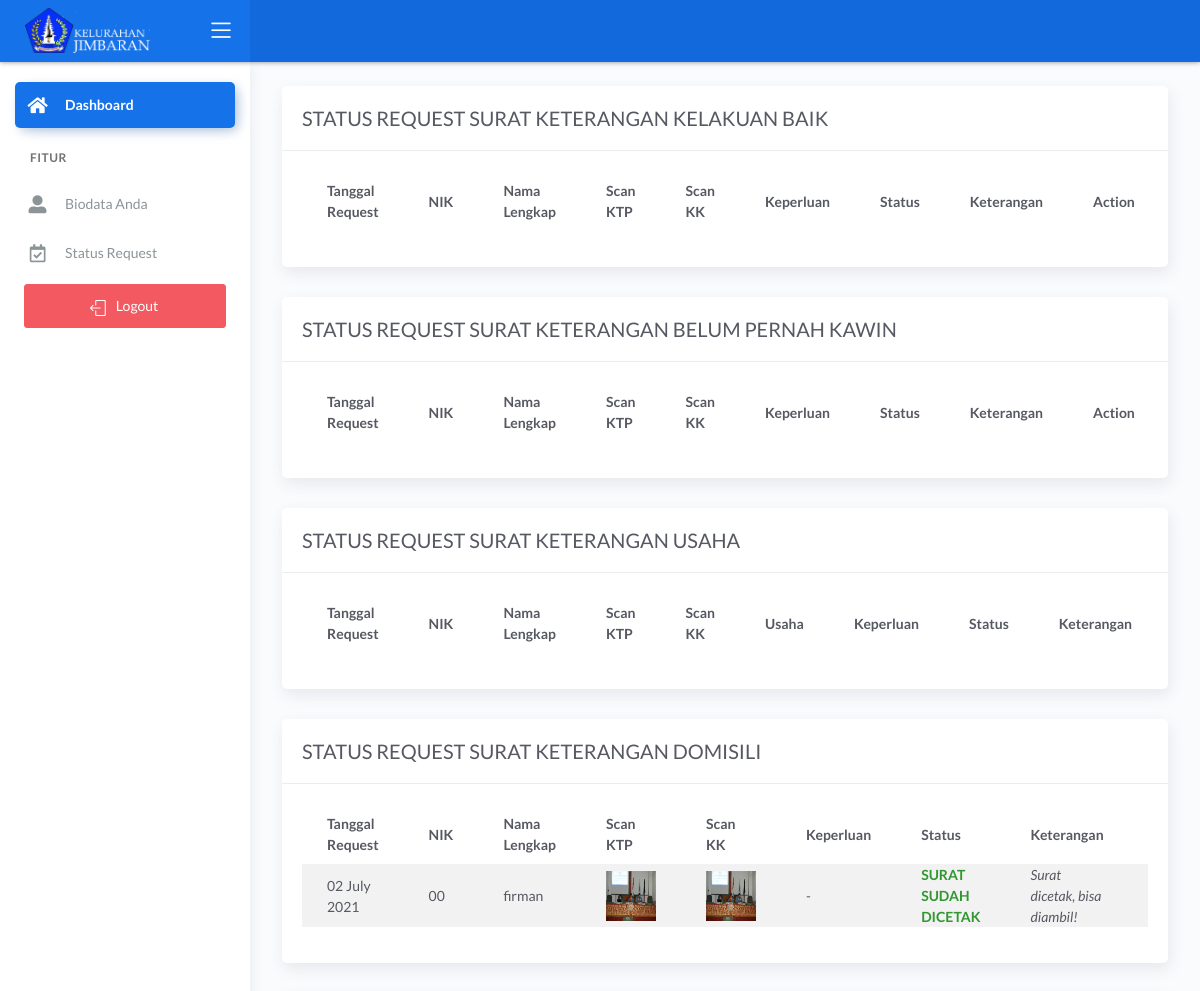
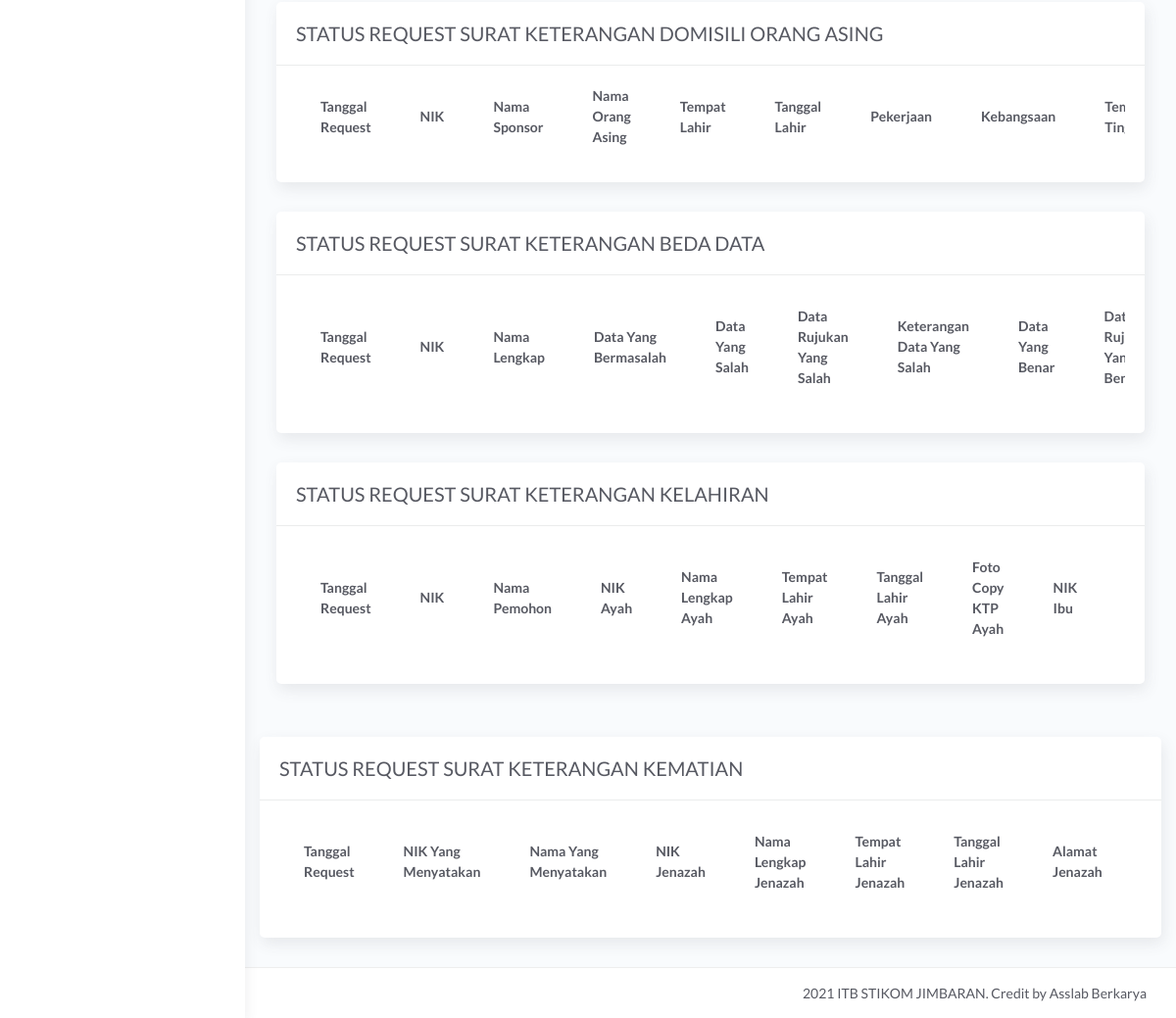
The page /demo1/main.php?halaman=tampil_status (signed in) on the database its author committed (2 pictures, top to bottom).
### tables this page shows
CREATE TABLE `data_request_skd` (
  `id_request_skd` int(11) NOT NULL,
  `nik` varchar(16) NOT NULL,
  `tanggal_request` timestamp NOT NULL DEFAULT current_timestamp(),
  `scan_ktp` text NOT NULL,
  `scan_kk` text NOT NULL,
  `keperluan` varchar(50) NOT NULL DEFAULT '-',
  `keterangan` varchar(50) NOT NULL DEFAULT 'Data sedang diperiksa oleh Staf',
  `request` varchar(20) NOT NULL DEFAULT 'DOMISILI',
  `status` int(11) NOT NULL DEFAULT 0,
  `acc` date NOT NULL
);

CREATE TABLE `data_pemohon` (
  `nik` varchar(16) NOT NULL,
  `nama` varchar(30) NOT NULL,
  `tanggal_lahir` date NOT NULL,
  `tempat_lahir` varchar(30) NOT NULL,
  `jekel` varchar(20) NOT NULL,
  `agama` varchar(20) NOT NULL,
  `alamat` text NOT NULL,
  `telepon` varchar(13) NOT NULL,
  `pekerjaan` varchar(30) NOT NULL,
  `lingkungan` varchar(30) NOT NULL,
  `kebangsaan` varchar(30) NOT NULL
);

### demo1/status_request.php (the view, shortened to what this page needs)
<?php include '../konek.php';?>
<link href="css/sweetalert.css" rel="stylesheet" type="text/css">
                <div class="page-inner">
					<div class="row">
						<div class="col-md-12">
							<div class="card">
								<div class="card-header">
									<div class="d-flex align-items-center">
										<h4 class="card-title">STATUS REQUEST SURAT KETERANGAN KELAKUAN BAIK</h4>
									</div>
								</div>
								<div class="card-body">
									<div class="table-responsive">
										<table id="add1" class="display table table-striped table-hover" >
											<thead>
												<tr>
                                                    <th>Tanggal Request</th>
                                                    <th>NIK</th>
                                                    <th>Nama Lengkap</th>
													<th>Scan KTP</th>
													<th>Scan KK</th>
													<th>Keperluan</th>
													<th>Status</th>
													<th>Keterangan</th>
													<th style="width: 10%">Action</th>
												</tr>
											</thead>
										</table>
									</div>
								</div>
							</div>
                        </div>
						<div class="col-md-12">
							<div class="card">
								<div class="card-header">
									<div class="d-flex align-items-center">
										<h4 class="card-title">STATUS REQUEST SURAT KETERANGAN BELUM PERNAH KAWIN</h4>
									</div>
								</div>
								<div class="card-body">
									<div class="table-responsive">
										<table id="add1" class="display table table-striped table-hover" >
											<thead>
												<tr>
                                                    <th>Tanggal Request</th>
                                                    <th>NIK</th>
                                                    <th>Nama Lengkap</th>
													<th>Scan KTP</th>
													<th>Scan KK</th>
													<th>Keperluan</th>
													<th>Status</th>
													<th>Keterangan</th>
													<th style="width: 10%">Action</th>
												</tr>
											</thead>
										</table>
									</div>
								</div>
							</div>
                        </div>
							<div class="col-md-12">
								<div class="card">
									<div class="card-header">
										<div class="d-flex align-items-center">
											<h4 class="card-title">STATUS REQUEST SURAT KETERANGAN USAHA</h4>
										</div>
									</div>
									<div class="card-body">
										<div class="table-responsive">
											<table id="add2" class="display table table-striped table-hover" >
												<thead>
													<tr>
														<th>Tanggal Request</th>
														<th>NIK</th>
														<th>Nama Lengkap</th>
														<th>Scan KTP</th>
														<th>Scan KK</th>
														<th>Usaha</th>
														<th>Keperluan</th>
														<th>Status</th>
														<th>Keterangan</th>
													</tr>
												</thead>
											</table>
										</div>
									</div>
								</div>
							</div>
						<div class="col-md-12">
							<div class="card">
								<div class="card-header">
									<div class="d-flex align-items-center">
										<h4 class="card-title">STATUS REQUEST SURAT KETERANGAN DOMISILI</h4>
									</div>
								</div>
								<div class="card-body">
									<div class="table-responsive">
										<table id="add4" class="display table table-striped table-hover" >
											<thead>
												<tr>
                                                    <th>Tanggal Request</th>
                                                    <th>NIK</th>
                                                    <th>Nama Lengkap</th>
                                                    <th>Scan KTP</th>
													<th>Scan KK</th>
													<th>Keperluan</th>
													<th>Status</th>
													<th>Keterangan</th>
													<th style="width: 10%">Action</th>
												</tr>
											</thead>
											<tbody>
                                                <?php
                                                    $sql = "SELECT * FROM data_request_skd natural join data_pemohon WHERE nik=$_SESSION[nik]";
                                                    $query = mysqli_query($konek,$sql);
                                                    while($data=mysqli_fetch_array($query,MYSQLI_BOTH)){
														$tgl = $data['tanggal_request'];
														$format = date('d F Y', strtotime($tgl));
                                                        $nik = $data['nik'];
                                                        $nama = $data['nama'];
														$status = $data['status'];
														$ktp = $data['scan_ktp'];
														$kk = $data['scan_kk'];
														$keperluan = $data['keperluan'];
														$keterangan = $data['keterangan'];
                                                        if($status=="1"){
                                                            $status = "<b style='color:green'>Sudah ACC Kaling</b>";
                                                        }elseif($status=="0"){
                                                            $status = "<b style='color:red'>BELUM ACC kaling</b>";
                                                        }elseif($status=="2"){
															$status = "<b style='color:blue'>Sudah ACC staff</b>";
                                                        }elseif($status=="4"){
															$status = "<b style='color:blue'>Sudah ACC Lurah</b>";
														}elseif($status=="3"){
															$status = "<b style='color:green'>SURAT SUDAH DICETAK</b>";
														}
                                                ?>
												<tr>
													<td><?php echo $format;?></td>
                                                    <td><?php echo $nik;?></td>
                                                    <td><?php echo $nama;?></td>
													<td><img src="../dataFoto/scan_ktp/<?php echo $ktp;?>" width="50" height="50" alt=""></td>
													<td><img src="../dataFoto/scan_kk/<?php echo $kk;?>" width="50" height="50" alt=""></td>
													<td><?php echo $keperluan;?></td>
													<td class="fw-bold text-uppercase text-danger op-8"><?php echo $status;?></td>
													<td><i><?= $keterangan;?></i></td>
													<td>
													</td>
                                                </tr>
                                                <?php
                                                    }
                                                ?>
											</tbody>
										</table>
									</div>
								</div>
							</div>
						</div>
						<div class="col-md-12">
							<div class="card">
								<div class="card-header">
									<div class="d-flex align-items-center">
										<h4 class="card-title">STATUS REQUEST SURAT KETERANGAN DOMISILI ORANG ASING</h4>
									</div>
								</div>
								<div class="card-body">
									<div class="table-responsive">
										<table id="add5" class="display table table-striped table-hover" >
											<thead>
												<tr>
                                                    <th>Tanggal Request</th>
                                                    <th>NIK</th>
                                                    <th>Nama Sponsor</th>
                                                    <th>Nama Orang Asing</th>
													<th>Tempat Lahir</th>
													<th>Tanggal Lahir</th>
													<th>Pekerjaan</th>
													<th>Kebangsaan</th>
													<th>Tempat Tinggal</th>
												</tr>
											</thead>
										</table>
									</div>
								</div>
							</div>
						</div>
						<div class="col-md-12">
							<div class="card">
								<div class="card-header">
									<div class="d-flex align-items-center">
										<h4 class="card-title">STATUS REQUEST SURAT KETERANGAN BEDA DATA</h4>
									</div>
								</div>
								<div class="card-body">
									<div class="table-responsive">
										<table id="add4" class="display table table-striped table-hover" >
											<thead>
												<tr>
                                                    <th>Tanggal Request</th>
                                                    <th>NIK</th>
                                                    <th>Nama Lengkap</th>
                                                    <th>Data Yang Bermasalah</th>
                                                    <th>Data Yang Salah</th>
                                                    <th>Data Rujukan Yang Salah</th>
                                                    <th>Keterangan Data Yang Salah</th>
                                                    <th>Data Yang Benar</th>
                                                    <th>Data Rujukan Yang Benar</th>
												</tr>
											</thead>
										</table>
									</div>
								</div>
							</div>
						</div>
						<div class="col-md-12">
							<div class="card">
								<div class="card-header">
									<div class="d-flex align-items-center">
										<h4 class="card-title">STATUS REQUEST SURAT KETERANGAN KELAHIRAN</h4>
									</div>
								</div>
								<div class="card-body">
									<div class="table-responsive">
										<table id="add4" class="display table table-striped table-hover" >
											<thead>
												<tr>
                                                    <th>Tanggal Request</th>
                                                    <th>NIK</th>
                                                    <th>Nama Pemohon</th>
                                                    <th>NIK Ayah</th>
                                                    <th>Nama Lengkap Ayah</th>
                                                    <th>Tempat Lahir Ayah</th>
                                                    <th>Tanggal Lahir Ayah</th>
                                                    <th>Foto Copy KTP Ayah</th>
													<th>NIK Ibu</th>
                                                    <th>Nama Lengkap Ibu</th>
												</tr>
											</thead>
										</table>
									</div>
								</div>
							</div>
                        </div>
					</div>
				</div>
				<div class="col-md-12">
							<div class="card">
								<div class="card-header">
									<div class="d-flex align-items-center">
										<h4 class="card-title">STATUS REQUEST SURAT KETERANGAN KEMATIAN</h4>
									</div>
								</div>
								<div class="card-body">
									<div class="table-responsive">
										<table id="add4" class="display table table-striped table-hover" >
											<thead>
												<tr>
                                                    <th>Tanggal Request</th>
                                                    <th>NIK Yang Menyatakan</th>
                                                    <th>Nama Yang Menyatakan</th>
                                                    <th>NIK Jenazah</th>
                                                    <th>Nama Lengkap Jenazah</th>
                                                    <th>Tempat Lahir Jenazah</th>
                                                    <th>Tanggal Lahir Jenazah</th>
                                                    <th>Alamat Jenazah</th>
                                                    <th>Agama Jenazah</th>
												</tr>
											</thead>
										</table>
									</div>
								</div>
							</div>
						</div>

### rows shown on the page
data_request_skd: tanggal_request "02 July 2021", nik "00", data_pemohon.nama "firman", scan_ktp (picture), scan_kk (picture), keperluan "-", status "SURAT SUDAH DICETAK", keterangan "Surat dicetak, bisa diambil!"
